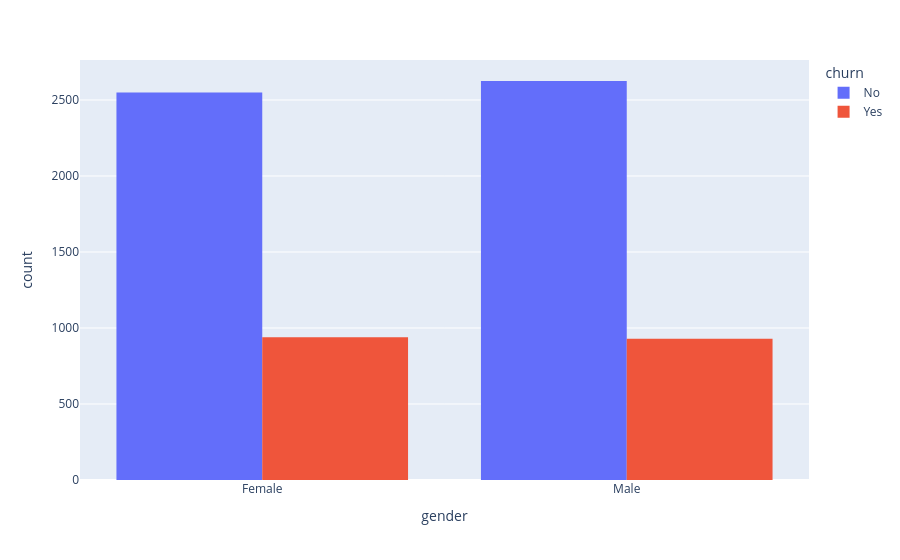
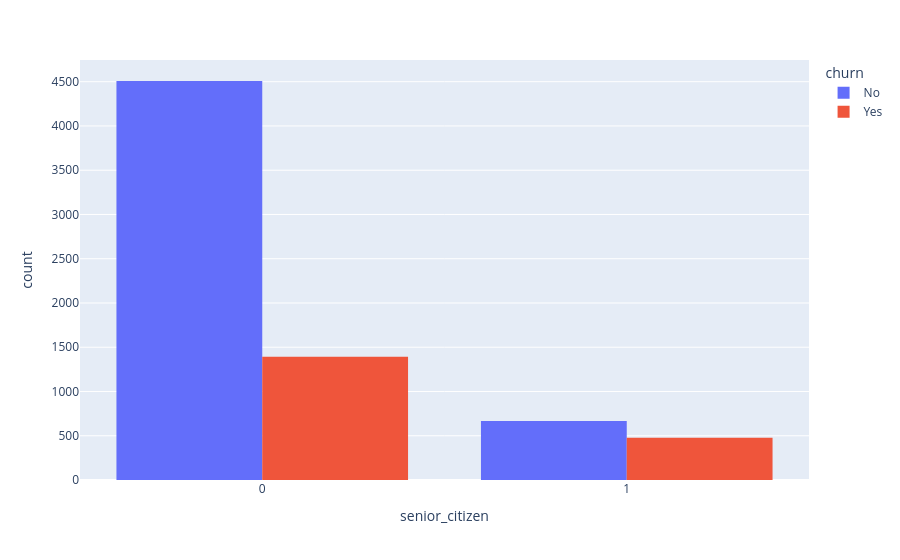
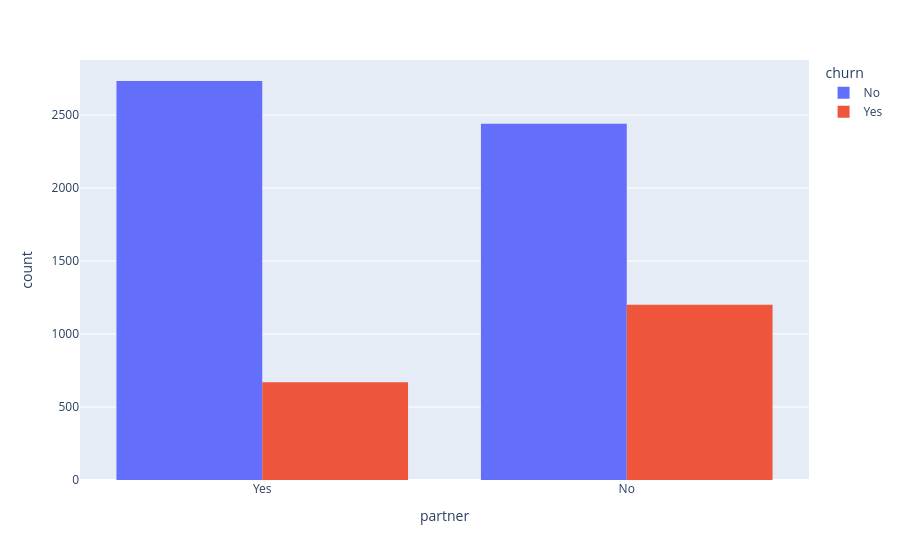
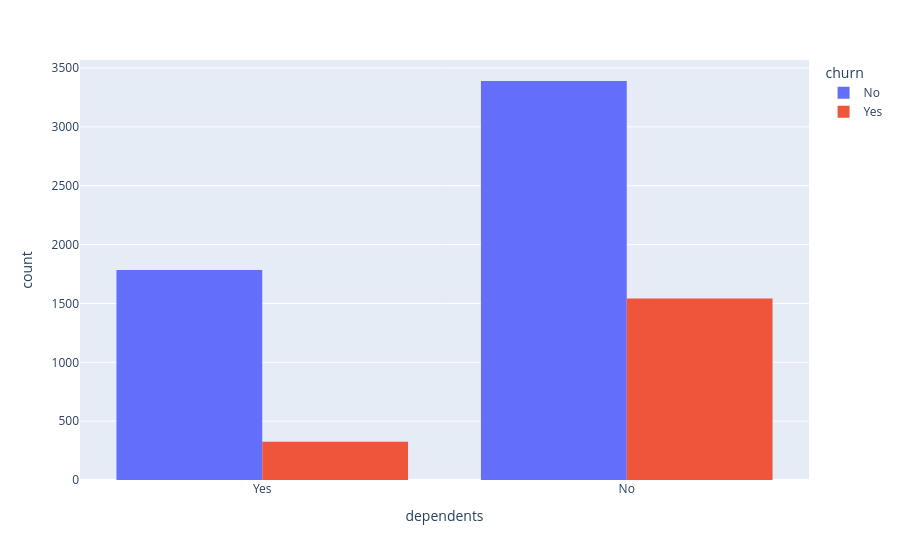

The notebook cell saved with these charts, in order:
### Code cell
for i in lista_colunas_categoricas:
    fig = px.histogram(df, x= i, color='churn', barmode= 'group')
    fig.show()

### Figure 1 — Plotly figure (JSON) as saved in the notebook; plotly's stock layout.template omitted (floating-point values rounded to 4 significant figures; data arrays with more than 128 entries replaced by an {"elided": "..."} marker saying what was removed)
{"data": [{"alignmentgroup": "True", "bingroup": "x", "hovertemplate": "churn=No<br>gender=%{x}<br>count=%{y}<extra></extra>", "legendgroup": "No", "marker": {"color": "#636efa", "pattern": {"shape": ""}}, "name": "No", "offsetgroup": "No", "orientation": "v", "showlegend": true, "type": "histogram", "x": {"elided": "5174 str values"}, "xaxis": "x", "yaxis": "y"}, {"alignmentgroup": "True", "bingroup": "x", "hovertemplate": "churn=Yes<br>gender=%{x}<br>count=%{y}<extra></extra>", "legendgroup": "Yes", "marker": {"color": "#EF553B", "pattern": {"shape": ""}}, "name": "Yes", "offsetgroup": "Yes", "orientation": "v", "showlegend": true, "type": "histogram", "x": {"elided": "1869 str values"}, "xaxis": "x", "yaxis": "y"}], "layout": {"barmode": "group", "legend": {"title": {"text": "churn"}, "tracegroupgap": 0}, "margin": {"t": 60}, "xaxis": {"anchor": "y", "domain": [0, 1], "title": {"text": "gender"}}, "yaxis": {"anchor": "x", "domain": [0, 1], "title": {"text": "count"}}}}

### Figure 2 — Plotly figure (JSON) as saved in the notebook; plotly's stock layout.template omitted (floating-point values rounded to 4 significant figures; data arrays with more than 128 entries replaced by an {"elided": "..."} marker saying what was removed)
{"data": [{"alignmentgroup": "True", "bingroup": "x", "hovertemplate": "churn=No<br>senior_citizen=%{x}<br>count=%{y}<extra></extra>", "legendgroup": "No", "marker": {"color": "#636efa", "pattern": {"shape": ""}}, "name": "No", "offsetgroup": "No", "orientation": "v", "showlegend": true, "type": "histogram", "x": {"elided": "5174 int values"}, "xaxis": "x", "yaxis": "y"}, {"alignmentgroup": "True", "bingroup": "x", "hovertemplate": "churn=Yes<br>senior_citizen=%{x}<br>count=%{y}<extra></extra>", "legendgroup": "Yes", "marker": {"color": "#EF553B", "pattern": {"shape": ""}}, "name": "Yes", "offsetgroup": "Yes", "orientation": "v", "showlegend": true, "type": "histogram", "x": {"elided": "1869 int values"}, "xaxis": "x", "yaxis": "y"}], "layout": {"barmode": "group", "legend": {"title": {"text": "churn"}, "tracegroupgap": 0}, "margin": {"t": 60}, "xaxis": {"anchor": "y", "domain": [0, 1], "title": {"text": "senior_citizen"}}, "yaxis": {"anchor": "x", "domain": [0, 1], "title": {"text": "count"}}}}

### Figure 3 — Plotly figure (JSON) as saved in the notebook; plotly's stock layout.template omitted (floating-point values rounded to 4 significant figures; data arrays with more than 128 entries replaced by an {"elided": "..."} marker saying what was removed)
{"data": [{"alignmentgroup": "True", "bingroup": "x", "hovertemplate": "churn=No<br>partner=%{x}<br>count=%{y}<extra></extra>", "legendgroup": "No", "marker": {"color": "#636efa", "pattern": {"shape": ""}}, "name": "No", "offsetgroup": "No", "orientation": "v", "showlegend": true, "type": "histogram", "x": {"elided": "5174 str values"}, "xaxis": "x", "yaxis": "y"}, {"alignmentgroup": "True", "bingroup": "x", "hovertemplate": "churn=Yes<br>partner=%{x}<br>count=%{y}<extra></extra>", "legendgroup": "Yes", "marker": {"color": "#EF553B", "pattern": {"shape": ""}}, "name": "Yes", "offsetgroup": "Yes", "orientation": "v", "showlegend": true, "type": "histogram", "x": {"elided": "1869 str values"}, "xaxis": "x", "yaxis": "y"}], "layout": {"barmode": "group", "legend": {"title": {"text": "churn"}, "tracegroupgap": 0}, "margin": {"t": 60}, "xaxis": {"anchor": "y", "domain": [0, 1], "title": {"text": "partner"}}, "yaxis": {"anchor": "x", "domain": [0, 1], "title": {"text": "count"}}}}

### Figure 4 — Plotly figure (JSON) as saved in the notebook; plotly's stock layout.template omitted (floating-point values rounded to 4 significant figures; data arrays with more than 128 entries replaced by an {"elided": "..."} marker saying what was removed)
{"data": [{"alignmentgroup": "True", "bingroup": "x", "hovertemplate": "churn=No<br>dependents=%{x}<br>count=%{y}<extra></extra>", "legendgroup": "No", "marker": {"color": "#636efa", "pattern": {"shape": ""}}, "name": "No", "offsetgroup": "No", "orientation": "v", "showlegend": true, "type": "histogram", "x": {"elided": "5174 str values"}, "xaxis": "x", "yaxis": "y"}, {"alignmentgroup": "True", "bingroup": "x", "hovertemplate": "churn=Yes<br>dependents=%{x}<br>count=%{y}<extra></extra>", "legendgroup": "Yes", "marker": {"color": "#EF553B", "pattern": {"shape": ""}}, "name": "Yes", "offsetgroup": "Yes", "orientation": "v", "showlegend": true, "type": "histogram", "x": {"elided": "1869 str values"}, "xaxis": "x", "yaxis": "y"}], "layout": {"barmode": "group", "legend": {"title": {"text": "churn"}, "tracegroupgap": 0}, "margin": {"t": 60}, "xaxis": {"anchor": "y", "domain": [0, 1], "title": {"text": "dependents"}}, "yaxis": {"anchor": "x", "domain": [0, 1], "title": {"text": "count"}}}}
